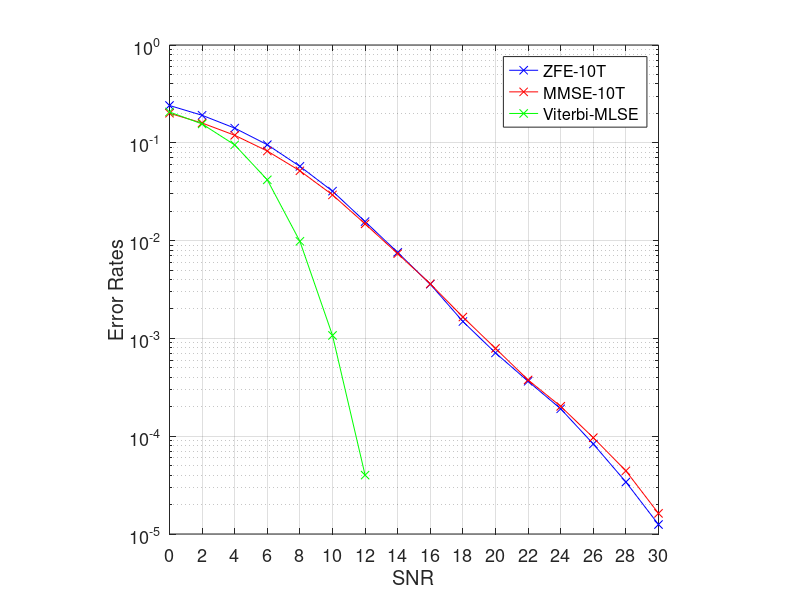
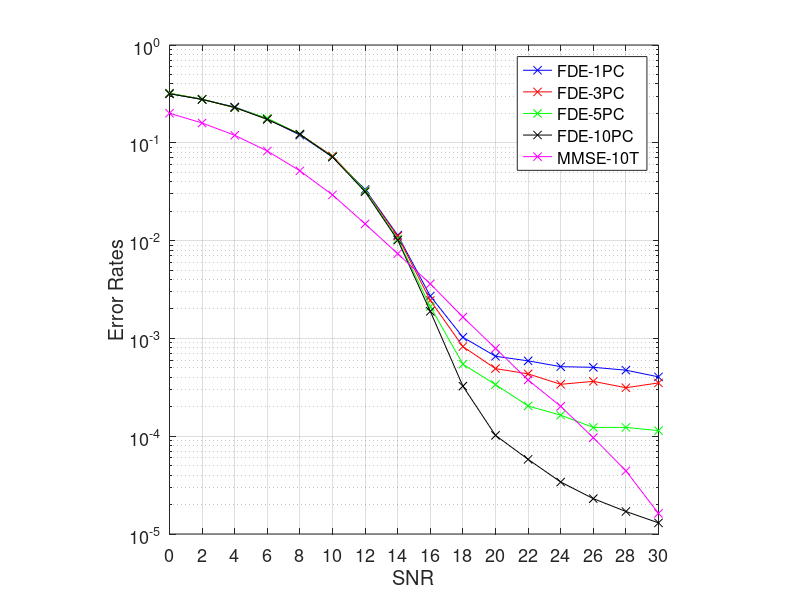

Recreate these plots in MATLAB, in order.
%% Question 1
snr_db=0:2:40;
number_of_bits=4000;
figure(1)

% plot ZFE with 10 taps
load Q1_ZFE.mat
errs_bit = sim_res(:,1);
nframes = sim_res(:,2);
semilogy(snr_db(1:length(errs_bit)), errs_bit./nframes/number_of_bits, 'b-x', 'DisplayName','ZFE-10T');hold on;

% plot MMSE with 10 taps
load Q1_MMSE.mat
errs_bit = sim_res(:,1);
nframes = sim_res(:,2);
semilogy(snr_db(1:length(errs_bit)), errs_bit./nframes/number_of_bits, 'r-x', 'DisplayName','MMSE-10T');hold on;

% plot Viterbi_MLSE
load Q1_Viterbi_MLSE.mat
errs_bit = sim_res(:,1);
nframes = sim_res(:,2);
semilogy(snr_db(1:length(errs_bit)), errs_bit./nframes/number_of_bits, 'g-x', 'DisplayName','Viterbi-MLSE');hold on;

grid on;
axis square;
legend;
xlabel 'SNR';
ylabel 'Error Rates';
set(gca,'FontSize',13);
set(gca,'Xtick',0:2:40);

%% Question 2
number_of_bits=1000;
figure(2)
% plot FDE with 1 prefix cyclic
load Q2_FDE_1PC.mat
errs_bit = sim_res(:,1);
nframes = sim_res(:,2);
semilogy(snr_db(1:length(errs_bit)), errs_bit./nframes/number_of_bits, 'b-x', 'DisplayName','FDE-1PC');hold on;

% plot FDE with 3 prefix cyclic
load Q2_FDE_3PC.mat
errs_bit = sim_res(:,1);
nframes = sim_res(:,2);
semilogy(snr_db(1:length(errs_bit)), errs_bit./nframes/number_of_bits, 'r-x', 'DisplayName','FDE-3PC');hold on;

% plot FDE with 5 prefix cyclic
load Q2_FDE_5PC.mat
errs_bit = sim_res(:,1);
nframes = sim_res(:,2);
semilogy(snr_db(1:length(errs_bit)), errs_bit./nframes/number_of_bits, 'g-x', 'DisplayName','FDE-5PC');hold on;

% plot FDE with 10 prefix cyclic
load Q2_FDE_10PC.mat
errs_bit = sim_res(:,1);
nframes = sim_res(:,2);
semilogy(snr_db(1:length(errs_bit)), errs_bit./nframes/number_of_bits, 'k-x', 'DisplayName','FDE-10PC');hold on;

% plot MMSE with 10 taps
number_of_bits=4000;
load Q1_MMSE.mat
errs_bit = sim_res(:,1);
nframes = sim_res(:,2);
semilogy(snr_db(1:length(errs_bit)), errs_bit./nframes/number_of_bits, 'm-x', 'DisplayName','MMSE-10T');hold on;

grid on;
axis square;
legend;
xlabel 'SNR';
ylabel 'Error Rates';
set(gca,'FontSize',13);
set(gca,'Xtick',0:2:40);